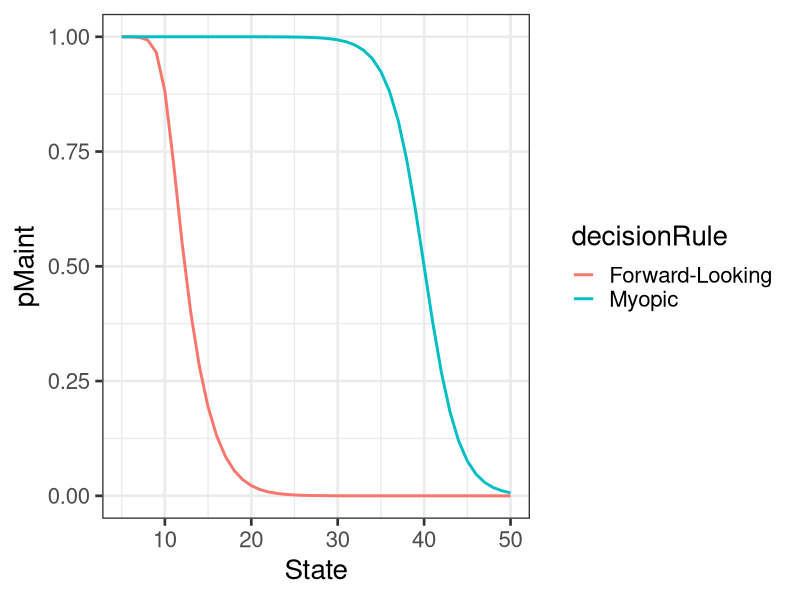
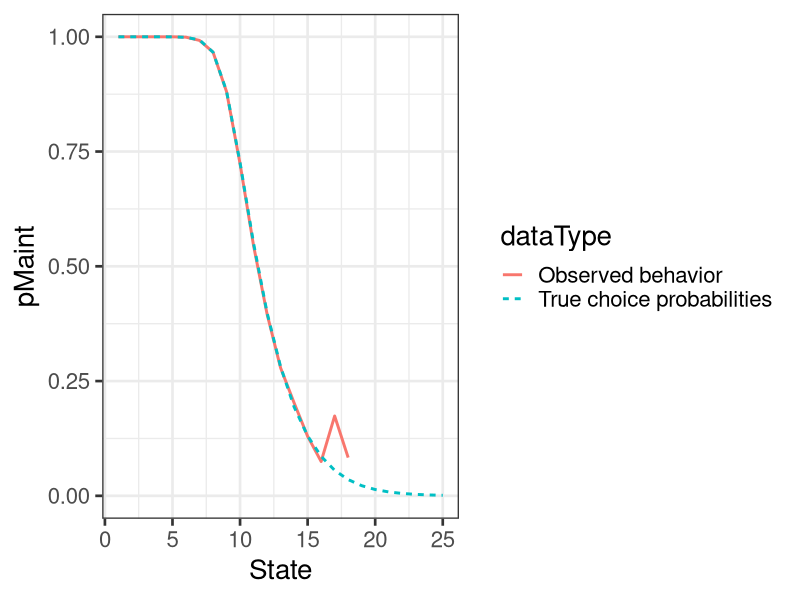
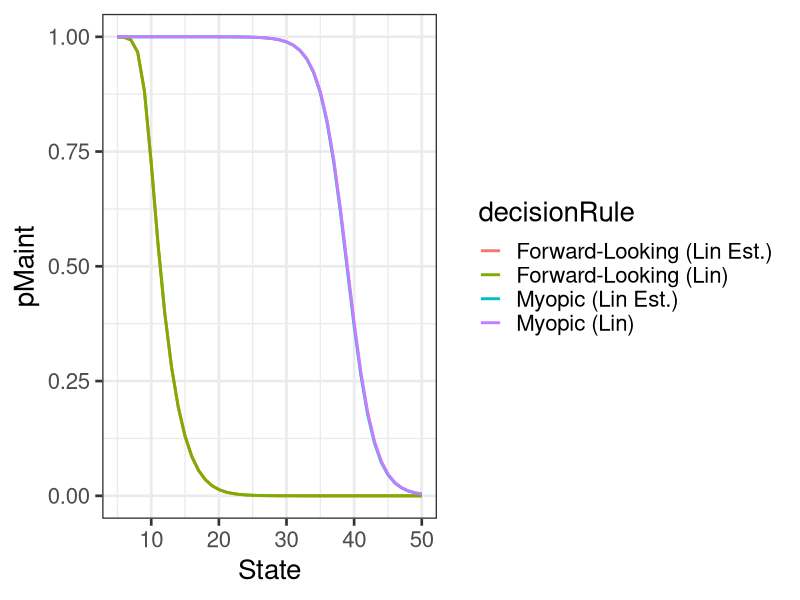

Source code (R) for these figures, in order:
#see https://github.com/QuentinAndre/John-Rust-1987-Python/blob/master/Data%20Generation%20and%20Likelihood%20Fit.ipynb
library(ggplot2)
library(msm)

#1) Number of States and Transitions
# In this paper, the agent observes each bus at a given time t, and makes 
# a decision regarding the replacement of the engine or its maintenance as a 
# function of the observed state of the engine (i.e. its mileage).

# As in the original paper, we discretize the number of states into 
# intervals of length 5000, and define a transition density which governs 
# the evolution of mileage from one time period to another:

# p(x_t+1|x_t,i_t,theta_3) = g(x_t+1-x_t,theta_3) if i_t=0
#                          = g(x_t+1-0,theta_3) if i_t=1

# Here, the function g is defined by a multinomial distribution on 
# the set {0, 1, 2}. In other words, the probability that a bus'
# mileage will increase by a value x between now and the next 
# maintenance decision is:

# theta_31 if x in c(0,5000)
# theta_32 if x in c(5001,10000)
# theta_33 = 1-(theta_31-theta_32) if  x > 10000

#2) Decision Criteria

# The utility function of the decision maker for a single time period is:

# u(x_t,i,theta_1) = -c(x_t,theta_1) + e_t(0) if i = 0
#                  = -RC-c(x_t,theta_1) + e_t(1) if i = 1

# The agent will chose the decision which maximizes its utility. 
# If the agent is forward looking (i.e. if beta != 0), he does 
# not only maximize his utility in the present time period, but 
# also his future utility discounted by beta

# Since beta cannot be estimated without knowing the 
# utility function, we will later set beta to its true value.

# 3) Cost Function 

# A functional form has to be imposed on the cost function c(x_t).

# In this recreation, we assume that the replacement cost is a constant RC, 
# and allow the maintenance cost MC(s,theta_1) to be a linear, exponential 
# or logarithmic function of the state of the bus scaled by a 
# parameter theta_1

#DATA GENERATING PROCESS--------------------------------------------

# 1) Bus Mileage

# A. Introduction
# The generation of a fake dataset can be done in two different ways:
#  -Generating monthly mileage increase from a continuous distribution, discretize the mileage, 
#   and recover the state transition parameters (theta_3) using a maximum-likelihood estimation 
#   (as done in the paper).
#  -Set the vector theta_3 to an arbitrary value, and generate discrete states transitions 
#   with corresponding probabilities.

# The advantage of the first method is that this is closer to what is actually done in the paper: 
# indeed, the focal goal of the paper is to recover RC and the cost scaling vector of parameters theta_1.

# If the decision of the agent is based on the discretized state (and not on the actual mileage), 
# then this approach is not noisier than the second one.

# B. Mileage Transition Definition
# For this reason, we will adopt this first approach, and assumes that the increase in mileage
# follows a truncated normal distribution bounded at [0, 15000]:

# (M_t+1-M_t)~NTrunc(6000,4000)

# The parameters are arbitrarily chosen to ensure that the state transitions probabilities are plausible:

lower=0
upper=15000
mu=6000
sigma=4000

p_x0 = ptnorm(5000,mu,sigma,lower,upper)
p_x1 = ptnorm(10000,mu,sigma,lower,upper)-p_x0
p_x2 = 1 - p_x1 - p_x0
p = c(p_x0, p_x1, p_x2)

p

#p[1] chance of keeping the same mileage, p[2] chance of increasing the mileage state by 1, p[3] chance of increasing the mileage state by 2

#2) Agent's Decisions

# A. Initialization of the variables
# The replacement cost, the maintenance cost function parameters, and the discount rate
# are defined in this section. We set up the discount rate to be lower than in the paper
# to speed up the convergence of the contraction mapping algorithm

rc = 20
theta1_1 = 0.5
theta1_2 = 0.01
beta = 0.75

# B. Definition of the cost function

myopic_costs=function(S, MF, params, p){
  
  "This function computes the myopic expected cost associated with each decision for each state, 
   and returns an array of state/decision costs.
    
   Takes:
    * An integer S, describing the possible states of the bus
    * A maintenance cost function MF, which takes a vector of parameters and a 'state' argument
    * A vector params, to be supplied to the maintenance cost function MF. The first element of 
      the vector is the replacement cost rc.
    * A (3x1) vector p describing the state transitions probabilities 
        
    Returns:
    * A (Sx2) array containing the maintenance and replacement costs for the N possible states of the bus"
  
  rc = params[1]
  maint_cost = rep(NA,S)
  repl_cost = rep(NA,S)
  
  for(s in 1:S){
    maint_cost[s] = MF(s,params[-1])
    repl_cost[s] = rc
  }
  
  cbind(maint_cost,repl_cost)
}

# We assume different possible forms for the maintenance cost function:
# A linear form: MF(s,theta)=theta_11*s
# A quadratic form: MF(s,theta)=theta_11*s+theta_12*s^2
# An exponential form: MF(s,theta)=exp(theta_11*s)
# A log form: MF(s,theta)=log(theta_11+theta_12*s)

lin_cost=function(s,params) s*params[1]
quad_cost=function(s,params) s*params[1]+s^2*params[2]
exp_cost=function(s,params) exp(s*params[1])
log_cost=function(s,params) log(params[1] + s*params[2])

# C. Definition of the choice probabilities, as a function of an array of costs

choice_prob=function(cost_array){
  
  # Returns the probability of each choice, conditional on an array of state/decision costs.
  
  S = nrow(cost_array)
  cost = cost_array-apply(cost_array,1,min) #take the difference since 1) results are the same 2) more stable with exp()
  util = exp(-cost)
  pchoice = util/rowSums(util)
  
  pchoice
}

# D. The Contraction Mapping Algorithm (generate the forward-looking choice probabilities)

contraction_mapping=function(S, p, MF, params, beta=0.75, threshold=1e-6, suppr_output=FALSE){
  
  "Compute the non-myopic expected value of the agent for each possible decision and each possible 
  state of the bus.
  Iterate until the difference in the previously obtained expected value and the new expected value
  is smaller than the threshold.
  Takes:
  * A finite number of states S
  * A state-transition probability vector p = [p(0), p(1), p(2), ..., p(k)] of length k < S
  * A maintenance cost function MF
  * A vector params for the cost function
  * A discount factor beta (optional)
  * A convergence threshold (optional)
  Returns:
  * The converged choice probabilities for the forward-looking and myopic agents for each state, 
  conditional on 'params'"
  
  achieved = TRUE
  
  # Initialization of the state-transition matrices
  # ST_mat: describe the state-transition probabilities if the maintenance cost is incurred
  # RT_mat: regenerate the state to 0 if the replacement cost is incurred.
  # [a,b] = transition from state "a" to "b"
  ST_mat = matrix(0,S,S)
  lp = length(p)
  for(i in 1:S){
    for(j in 1:lp){
      if((i+j-1)<S)  ST_mat[i,i+j-1] = p[j]
      if((i+j-1)==S) ST_mat[i,i+j-1] = sum(p[j:lp]) #out of columns, so collapse the probabilities
    }
  }
  
  R_mat = cbind(1,matrix(0,S,S-1))
  
  # Initialization of the expected value (which is also the myopic decision cost of the agent).
  # Here, the forward-looking component is initialized at 0.
  k = 0
  EV = matrix(0,S,2)
  EV_myopic = EV_new = myopic_costs(S, MF, params, p)
  
  # Contraction mapping loop
  while(max(abs(EV_new-EV)) > threshold){
    # Store the former expected value
    EV = EV_new
    # Obtained the probability of maintenance and replacement from the former expected value
    pchoice = choice_prob(EV)
    # Compute the expected cost for each state: Nx1 vector
    ecost = rowSums(pchoice*EV)
    # Compute the two components of forward-looking utility: In case of maintenance, 
    # utility of future states weighted by transition probabilities. In case of replacement,
    # the future utility is the utility of state 0
    futil_maint = ST_mat%*%ecost
    futil_repl = R_mat%*%ecost
    futil = cbind(futil_maint,futil_repl)
    # Future utility is discounted by beta, and added to the myopic cost. 
    EV_new = EV_myopic + beta*futil
    k = k+1
    if(k == 1000) achieved = FALSE
  }
  
  if(!suppr_output){
    if(achieved){
      cat("Convergence achieved in ",k," iterations")
    } else {
      cat("CM could not converge! Mean difference = ",round(mean(EV_new-EV),2))
    }
  }
  
  list(CP_forward=choice_prob(EV_new), EV_forward = EV_new, CP_myopic=choice_prob(EV_myopic))
}

# IV. Generation of simulated data (using a linear cost specification)

# 1) True coefficients

# Here, we use the same coefficients as the one described earlier:

# Cost and discount coefficients:
rc=20
theta11=0.5
theta12=0.01
beta=0.75

# State transition probabilities: (Mileage_t+1-Mileage_t)~NTrunc(6000,4000), such that:
p_x0=0.36
p_x1=0.48
p_x2=0.16

# Finally, we assume that there are 70 discrete states for the bus' mileage 
# (i.e. no bus has a mileage greater than 345,000 in the dataset).

# 2) Choice probabilities, as a function of the bus' state:

# Using the Contraction Mapping algorithm implemented earlier, we can obtain the 
# probabibility of maintenance as a function of the bus' state for a forward-looking
# agent and a myopic agent.

params_lin = c(rc,theta11)
p = c(p_x0, p_x1, p_x2)
S = 70
out = contraction_mapping(S=S, p=p, MF=lin_cost, params=params_lin, beta = .75)
lin_forward=out$CP_forward
EV_forward = out$EV_forward
lin_myopic=out$CP_myopic
pchoice = lin_forward[,1]

ggdat1 = data.frame(decisionRule=c(rep("Forward-Looking",nrow(lin_forward)),
                                   rep("Myopic",nrow(lin_forward))),
                    pMaint=c(lin_forward[,1],lin_myopic[,1]),
                    State=rep(1:S,times=2))

ggplot(ggdat1,aes(y=pMaint,x=State,color=decisionRule))+geom_line(lwd=1)+theme_bw(20)+xlim(5,50)

# 3) The bus replacement dataset.

# A. Initialization

# First, we decide on a number of bus, that we initialize in state 0.
# We treat the dataset as an N_Bus x 4 array, containing:
# -The identifier of the buses
# -The choice made for the buses at this time
# -The mileage
# -The states

# B. State transition functions

# The dataset of buses transition from one period to another in the following way:
# -The agent observes the current state of the buses, and take a decision to maintain (0) or replace (1) each bus.

# -The mileage of each bus is updated a first time:
#   -Kept at its current value if the agent decided to maintain the engine
#   -Reset to 0 if the agent decided to replace the engine

# -The mileage of each bus is updated a second time : a random draw is taken from the 
#   mileage increment random variable for each bus, and the corresponding mileage is added 
#   to the mileage of the bus.

# -The state of each bus is updated to reflect its new mileage

# We define below the transition function

transition=function(bus_df, pchoice){
  
  #Return the updated bus dataset after one decision of our agent.
  
  #Takes:
  # bus_df : A dataframe of buses, containing the identifier of the buses, their mileages, and their current state.
  # *The columns are named: "id","choice","milage","state"
  # pchoice : The converged probabities of the agent choosing to maintain the bus (Sx1 vector)
  
  #Returns:
  #The updated dataset of buses, with the new decisions appended at the end of the dataframe.
  
  # Recovering the number of buses, the previous mileage and the previous states of the buses
  nbus = max(bus_array$id)
  obs = nrow(bus_array)
  ind = (obs-nbus+1):obs #index to capture the previous 'nbus' rows
  prev_mileage = bus_array$mileage[ind]
  prev_states = bus_array$state[ind]
  # Generating choices from choice probabilities, conditional on the state of each bus
  #Make a decision to maintain or replace the bus, based on a probability of choice p and a current state s
  choices = (runif(nbus)>pchoice[prev_states+1])*1
  
  # Generating the new mileage and state
  new_mileage = (1-choices)*prev_mileage + rtnorm(nbus,mu,sigma,lower,upper)
  new_states = floor(new_mileage/5000)
  new_array = data.frame(id=1:nbus,choice=rep(0,nbus),mileage=new_mileage,state=new_states)
  bus_array$choice[ind]=choices #put the choices in the "last" set of observations
  
  rbind(bus_array, new_array)
}

# C. Generation of the full dataset

# The complete dataset is generated by making the agent take a series of decisions.
# Here, we assume that the agent takes nbus consecutive decisions.
# The total number of data points generated will be equal to nbus*nperiod (nbus buses and nperiod time periods).

bus_dgp=function(nbus,nperiod,pchoice){
  
  "Genearates a simulated bus decision process for nbus buses over nperiod decisions
  #using the converged choice probabilities pchoice
  
  Takes:
  * nbus:    The number of buses to simulate
  * nperiod: The number of decision periods
  * pchoice: (S x 1) vector of probabilities. Represents probability of 'maintaining' the bus in each state (versus replacing).
  
  Returns:
  * A dataframe of size (nbus*nperiod x 4) with columns id, choice, mileage, state"
  
  nobs = nbus*nperiod
  bus_df = data.frame(id=rep(1:nbus,times=nperiod),
                      choice=rep(NA,nobs),
                      mileage=rep(NA,nobs),
                      state=rep(NA,nobs))
  
  #Initialization
  bus_df[1:nbus,1] = 1:nbus
  bus_df[1:nbus,-1] = 0
  
  i = 1 
  while(i<nobs){
    prev_ind = seq(from=i,by=1,length.out=nbus) #index of the "last" decisions
    next_ind = prev_ind+nbus                    #index of the "next" decisions
    
    prev_mileage = bus_df$mileage[prev_ind]
    prev_state = bus_df$state[prev_ind]  
    
    # Generating choices from choice probabilities, conditional on the state of each bus
    # Make a decision to maintain the bus using the probability in pchoice and a current state s
    choices = (runif(nbus)>pchoice[prev_state+1])*1 #Note: state "0" corresponds to row "1" in prev_state
    bus_df$choice[prev_ind] = choices
    
    if(next_ind[1]<nobs){
      new_mileage = (1-choices)*prev_mileage + rtnorm(nbus,mu,sigma,lower,upper)
      new_state = floor(new_mileage/5000)
      
      bus_df$mileage[next_ind] = new_mileage
      bus_df$state[next_ind] = new_state  
    }
    
    i=i+nbus
  }
  
  bus_df
}

nbus = 1000
nperiod = 100
bus_df_lin = bus_dgp(nbus,nperiod,pchoice)

choice_freq=aggregate(choice~state,data=bus_df_lin,FUN=mean)

ggdat2 = data.frame(dataType=c(rep("Observed behavior",nrow(choice_freq)),
                               rep("True choice probabilities",length(pchoice))),
                    pMaint=c(1-choice_freq$choice,pchoice),
                    State=c(choice_freq$state,0:(S-1)))

ggplot(ggdat2,aes(y=pMaint,x=State,lty=dataType,color=dataType))+geom_line(lwd=1)+theme_bw(20)+xlim(1,25)

# C. Export of the data

# We only need the decision state and the choice, as the other variables will not be used in the estimation section.

write.csv(bus_df_lin,file="bus_df_lin.csv",row.names = FALSE)

# VI. Estimation

# 1) Dynamic Utility Logit Model

# In this section, we implement a Dynamic Utility Logit model, which will be our workbench for the estimation
# of the data. We wrap in this class the functions defined earlier (to avoid global references)
# and refactor some portions of the code (to make the model more flexible). 
# The maintenance cost function is kept outside of the scope of the class, and must be 
# supplied at the initialization of the object as an argument.

data=bus_df_lin

DynamicLogit=function(params,data,S,p,MF){
  
  "
  Evaluate the cost parameters underlying a bus replacement pattern by a forward-looking agent.
  
  Takes:
  * Data: a dataframe, which contains:
    -choice: the name of the column containing the dummy endogenous variable
    -state: the name of the column containing the exogenous variable 
  
  * p: The state-transition vector of exogenous variable.
      For instance, p = [0, 0.6, 0.4] means that the bus will 
      transition to the next mileage state with probability 0.6, 
      and to the second next mileage state with probability 0.4.
  
  * MF: A function passed as an argument, which is the functional 
      form for the maintenance cost. This function must accept as
      a first argument a state s, and as a second argument a vector of parameters.
  "
  
  endog = data$choice
  exog = data$state
  
  N=length(endog)
  S=max(exog)*2 # Assumes that the true maximum number states is twice the maximum observed state.
  
  # Matrices to speed up computations of the log-likelihood
  
  # A (SxN) matrix indicating the state of each observation
  state_mat=matrix(0,S,N)
  for(s in 0:(S-1)) state_mat[s+1,]=(exog==s)*1 #Note 0 is a state, sum(state_mat)==N should be true
  
  # A (2xN) matrix indicating with a dummy the decision taken by the agent for each time/bus observation (replace or maintain)
  dec_mat = rbind(t(1-endog),endog)
  
  "
  The log-likelihood of the Dynamic model is estimated in several steps.
  1) The current parameters are supplied to the contraction mapping function
  2) The function returns a matrix of decision probabilities for each state.
  3) This matrix is used to compute the loglikelihood of the observations
  4) The log-likelihood are then summed accross individuals, and returned
  "
  
  util = contraction_mapping(S=S, p=p, MF=MF, params=params, beta = .75,suppr_output = TRUE)
  pchoice = util$CP_forward
  logprob = log(t(state_mat)%*%pchoice)
  -sum(logprob*t(dec_mat))
}

# 2) Fitting the linear cost data

# A. Fitting the true linear cost function to the data

# In this section, we fit the data generated by the linear cost function and recover the parameters RC and ??. We do it for different characterizations of the cost function, and thereby illustrate the consequences of a misspecification.
# Recall that in the linear model:
# RC=20
# theta11=0.5

bounds = c(1e-6, Inf)
npars=2
lin_fit = optim(par=rep(.1,npars),fn=DynamicLogit,method=c("L-BFGS-B"),lower=bounds[1],upper=bounds[2],
                data=data,S=S,p=p,MF=lin_cost,control=list(fnscale=1))

# Return the parameters obtained after fitting the likelihood function to the data.
loglike =  lin_fit$value
fit_params = lin_fit$par
cat("Log-Likelihood: ",loglike,fill=TRUE)
cat("RC: ",fit_params[1],fill=TRUE)
cat("thetas: ",fit_params[-1],fill=TRUE)

#Compare with the true values
params_lin = c(20,.5)
linEst = contraction_mapping(S=70, p=p, MF=lin_cost, params=fit_params, beta = .75)
lin_forwardEst=linEst$CP_forward
lin_myopicEst=linEst$CP_myopic

gglinEst = data.frame(decisionRule=c(rep("Forward-Looking (Lin)",nrow(lin_forward)),
                                     rep("Myopic (Lin)",nrow(lin_myopic)),
                                     rep("Forward-Looking (Lin Est.)",nrow(lin_forwardEst)),
                                     rep("Myopic (Lin Est.)",nrow(lin_myopicEst))),
                      pMaint=c(lin_forward[,1],lin_myopic[,1],lin_forwardEst[,1],lin_myopicEst[,1]),
                      State=c(0:(nrow(lin_forward)-1),0:(nrow(lin_myopic)-1),0:(nrow(lin_forwardEst)-1),0:(nrow(lin_myopicEst)-1)))

ggplot(gglinEst,aes(y=pMaint,x=State,color=decisionRule))+geom_line(lwd=1)+theme_bw(20)+xlim(5,50)
